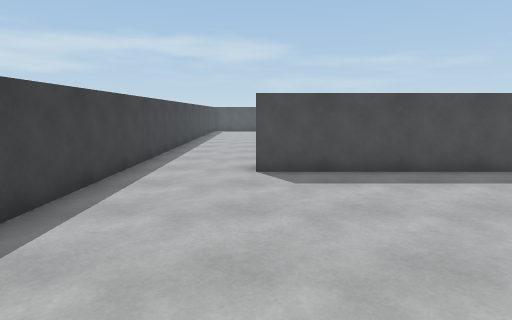
view 1 (above)

24 first-person views from a walk through a scene from a Unity 3-D project. The camera is 1.5 m above the floor, tilts 8° down and sees 75° across. The floor is counted in squares, 1 m on a side. Each view is taken from the middle of a square. On the plan, view 1 faces up. The plan holds only what a view shows up to about 15 squares ahead; the rest is blank. The place goes on beyond the plan. The player character is not drawn.

view 2
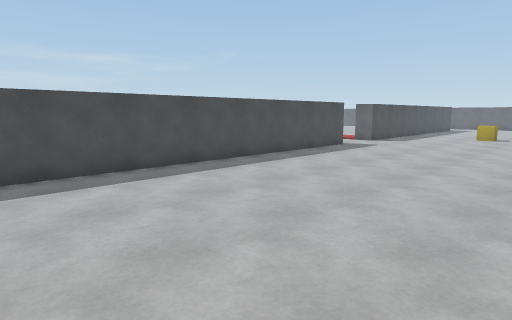

view 3
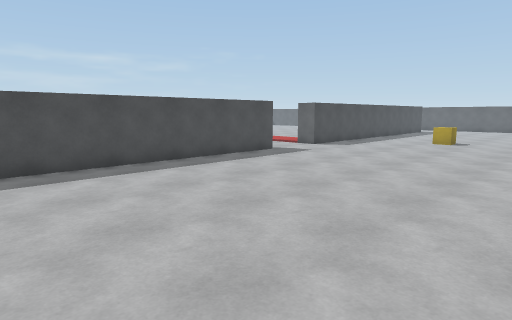

view 4
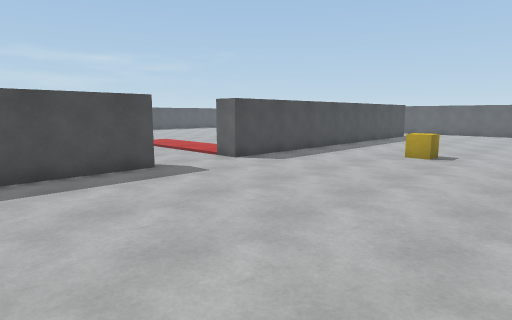

view 5
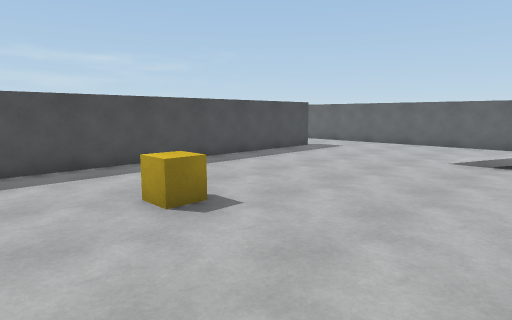

view 6
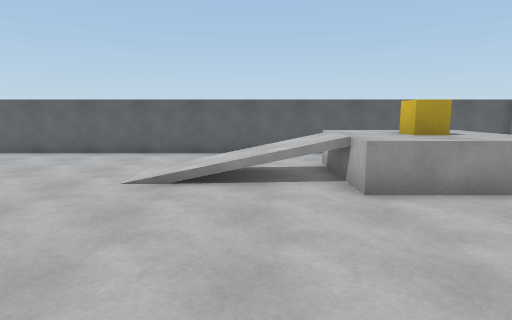

view 7
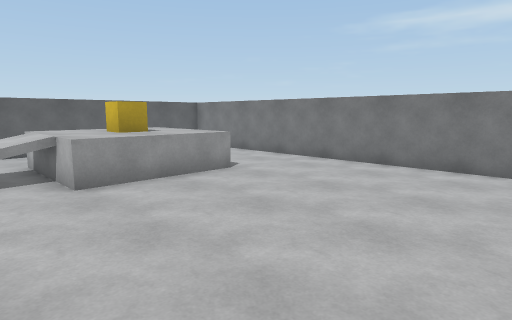

view 8
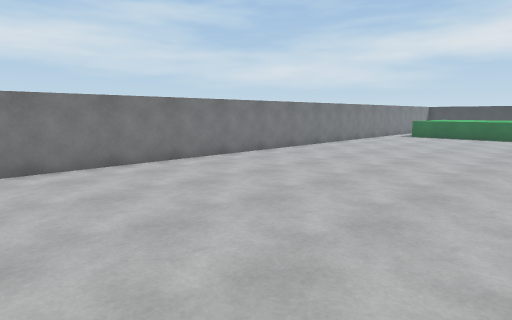

view 9
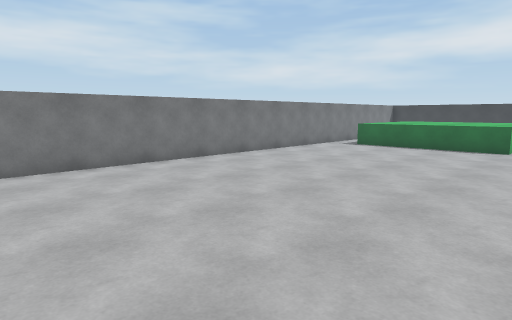

view 10
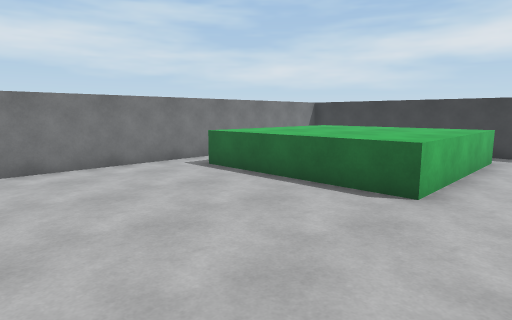

view 11
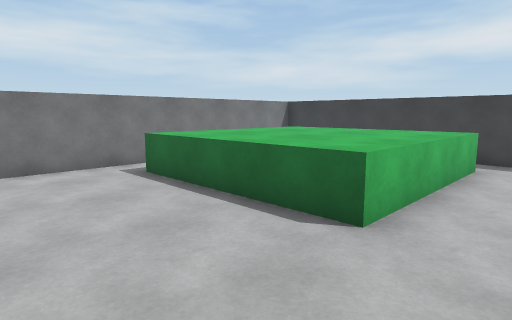

view 12
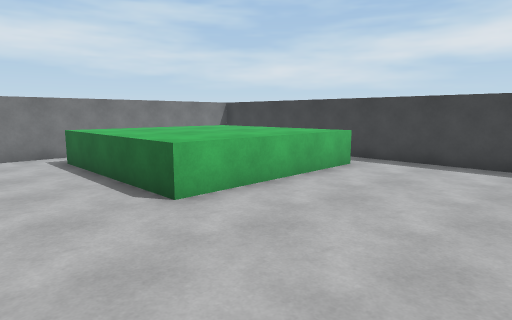

view 13
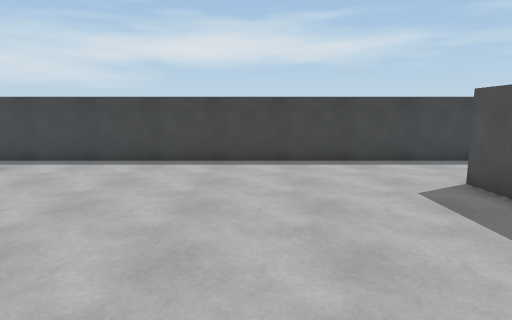

view 14
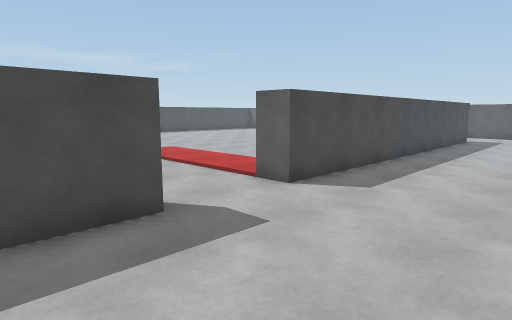

view 15
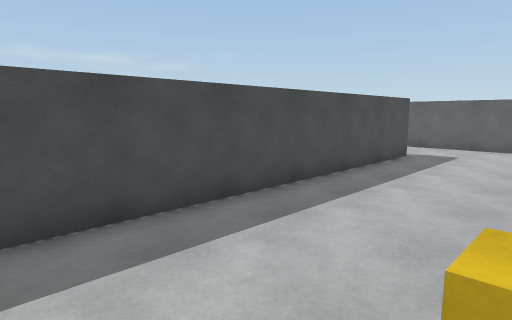

view 16
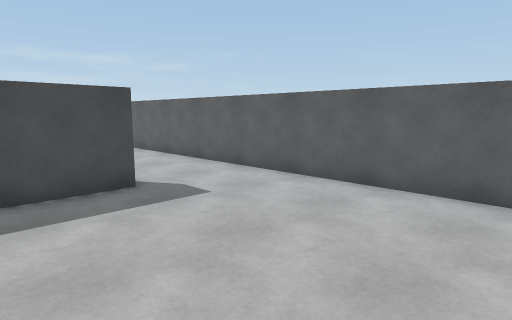

view 17
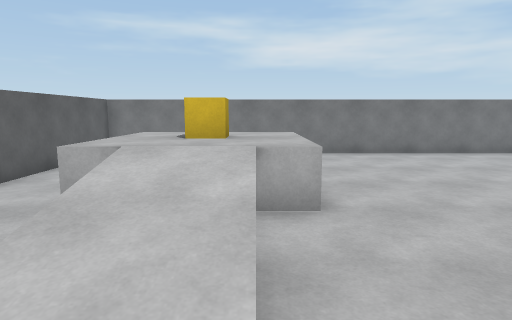

view 18
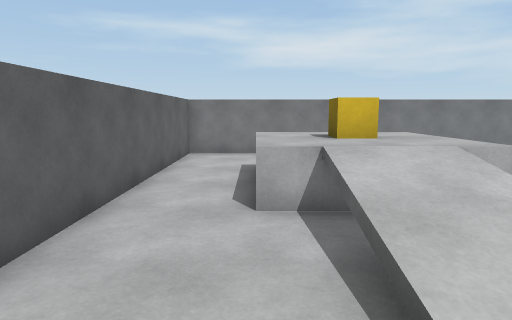

view 19
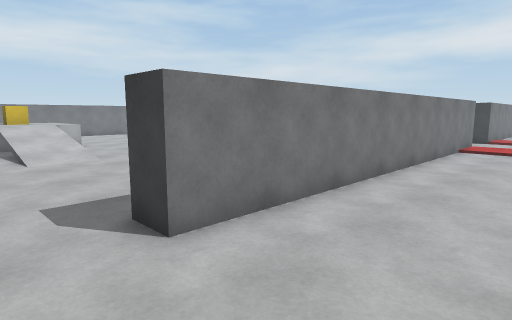

view 20
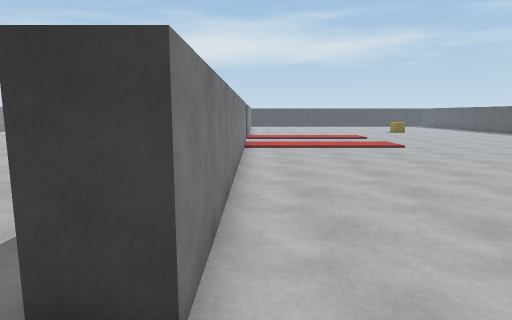

view 21
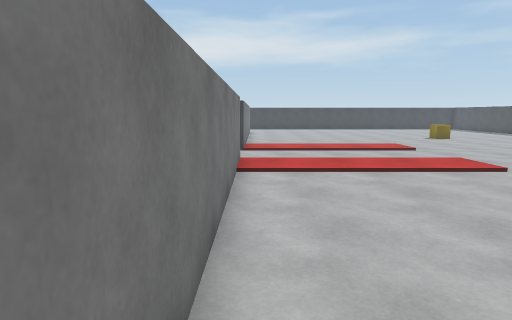

view 22
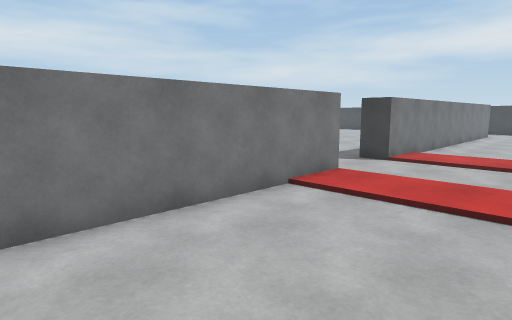

view 23
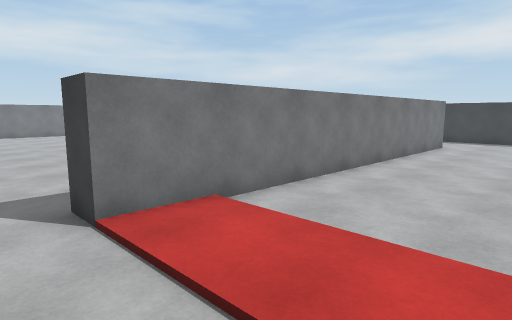

view 24
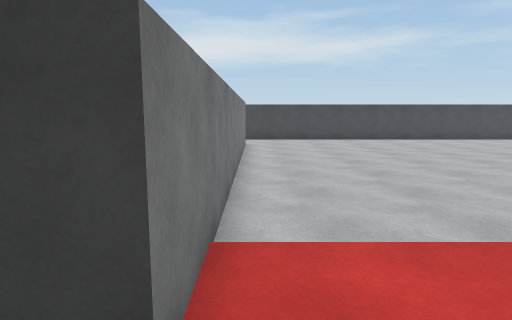

### Floor plan
Key: @ floor where view 1 was taken; # wall or solid block; . main floor; : floor 1 m higher than the main floor; / step, stairs or slope; = window, fence, low wall or low ledge; ^ raised ledge; O other object.
Columns run from 4 left of view 1 to 36 right of it. Each row starts with its distance up from view 1.
 14 #.................................     .#
 13 #...................................  ..#
 12 #.................................... ..#
 11 #.......................................#
 10 #.......................................#
  9 #....##############...###############...#
  8 #.......................................#
  7 #.......................................#
  6 #.......................................#
  5 #.......................................#
  4 #.........................O.............#
  3 #.......................................#
  2 #.......................................#
  1 #.................................///...#
  0 #...@...............     .........///...#
 -1 #............ . .....  ...........=//...#
 -2 #.................................///...#
 -3 #.^^^^^^^........................=:://..#
 -4 #.^^^^^^^.........................::::..#
 -5 # ^^^^^^^.........................:O::..#
 -6 # ^^^^^^^.........................::::..#
 -7 # ^^^^^^^........................=......#
 -8 # ^^^^^^^..........................  ...#
 -9 # ^^^^^^^........................... ...#
-10 #      .................................#
-11 #########################################

Positions as (right, up) in squares from view 1, and headings:
1: (0, 0), facing up
2: (0, 0), facing up-right
3: (4, -1), facing up-right
4: (10, 0), facing up-right
5: (19, -1), facing up-right
6: (23, -1), facing right
7: (22, -1), facing down-right
8: (26, -1), facing down-left
9: (19, -1), facing down-left
10: (10, -1), facing down-left
11: (8, -1), facing down-left
12: (7, 2), facing down-left
13: (7, 4), facing left
14: (12, 4), facing up-right
15: (20, 4), facing up-right
16: (29, 2), facing up-right
17: (30, 2), facing down
18: (33, 2), facing down
19: (34, 13), facing down-left
20: (34, 10), facing left
21: (28, 10), facing left
22: (25, 14), facing down-left
23: (16, 14), facing down-left
24: (16, 10), facing left
